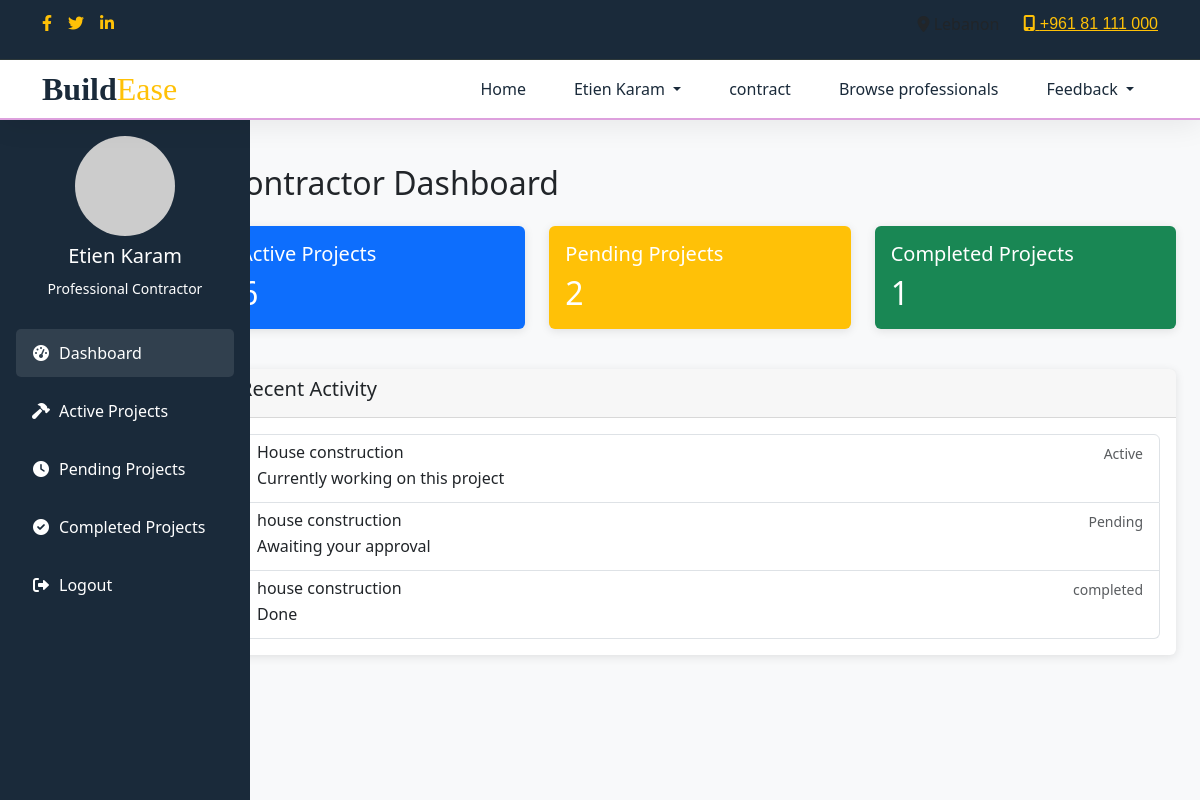
Page /contractorPage.php (signed in) on the committed database.
### tables this page shows
CREATE TABLE `contractor` (
  `id` int(11) NOT NULL,
  `fullName` varchar(40) NOT NULL,
  `email` varchar(200) NOT NULL,
  `password` varchar(100) NOT NULL,
  `phoneNumber` varchar(20) NOT NULL,
  `cvID` int(11) DEFAULT NULL,
  `addressID` int(11) DEFAULT NULL,
  `status` varchar(50) DEFAULT 'pending'
);

CREATE TABLE `project` (
  `projectID` int(11) NOT NULL,
  `name` varchar(40) NOT NULL,
  `budget` double NOT NULL,
  `exactCost` double NOT NULL,
  `estimatedDuration` varchar(40) NOT NULL,
  `exactDuration` varchar(40) NOT NULL,
  `startDate` date NOT NULL,
  `imageGenerated` varchar(300) DEFAULT NULL,
  `contractorID` int(11) DEFAULT NULL,
  `addressID` int(11) DEFAULT NULL,
  `status` varchar(20) NOT NULL DEFAULT 'pending' COMMENT 'Project status: pending, active, completed, rejected',
  `contractorPrice` decimal(10,2) DEFAULT NULL,
  `websiteCommission` decimal(10,2) DEFAULT NULL
);

### contractorPage.php (the view, shortened to what this page needs)
<?php
include 'conx.php';
$contractor_id = $_SESSION['contractor_identity']['id'];
$contractor_sql = "SELECT c.*, a.street, a.city, a.state, a.postalCode
                   FROM contractor c
                   LEFT JOIN address a ON c.addressID = a.addressID
                   WHERE c.id = ?";
$stmt = $conn->prepare($contractor_sql);
$stmt->bind_param("i", $contractor_id);
$stmt->execute();
$contractor = $stmt->get_result()->fetch_assoc();
$projects_sql = "SELECT p.projectID, p.name, p.status, p.startDate, p.exactDuration,
                        h.fullName as homeownerName, h.phoneNumber as homeownerPhone,
                        a.street, a.city, a.state, a.postalCode
                 FROM project p
                 JOIN creates c ON p.projectID = c.projectID
                 JOIN homeowner h ON c.homeOwnerID = h.id
                 JOIN address a ON p.addressID = a.addressID
                 WHERE p.contractorID = ?";
$stmt = $conn->prepare($projects_sql);
$stmt->bind_param("i", $contractor_id);
$stmt->execute();
$projects_result = $stmt->get_result();
$active_projects = [];
$completed_projects = [];
$pending_projects = [];
while ($project = $projects_result->fetch_assoc()) {
    switch ($project['status']) {
        case 'active':
            $active_projects[] = $project;
            break;
        case 'completed':
            $completed_projects[] = $project;
            break;
        case 'pending':
        default:
            $pending_projects[] = $project;
    }
}
?>
<!DOCTYPE html>
<html lang="en">
<head>
    <link href="https://cdn.jsdelivr.net/npm/bootstrap@5.3.0/dist/css/bootstrap.min.css" rel="stylesheet">
    <link href="https://cdnjs.cloudflare.com/ajax/libs/font-awesome/6.0.0/css/all.min.css" rel="stylesheet">
</head>
<body>
    <div class="header-top">
        <div class="container">
            <div class="row align-items-center">
                <div class="col-md-6">
                    <div class="d-flex gap-3">
                        <a href="#"><i class="fab fa-facebook-f"></i></a>
                        <a href="#"><i class="fab fa-twitter"></i></a>
                        <a href="#"><i class="fab fa-linkedin-in"></i></a>
                    </div>
                </div>
                <div class="col-md-6 text-end">
                    <div class="d-flex gap-4 justify-content-end">
                        <span><i class="fas fa-map-marker-alt"></i> Lebanon</span>
                        <a href="#"><i class="fas fa-mobile-alt"></i> +961 81 111 000</a>
                    </div>
                </div>
            </div>
        </div>
    </div>
    <nav class="navbar navbar-expand-lg main-navbar">
        <div class="container">
            <a class="navbar-brand" href="index.php">
                <span class="logo">Build<span>Ease</span></span>
            </a>
            <div class="collapse navbar-collapse" id="mainNav">
                <ul class="navbar-nav ms-auto">
                    <li class="nav-item">
                        <a class="nav-link" href="index.php">Home</a>
                    </li>
                    <li class="nav-item dropdown">
                        <a class="nav-link dropdown-toggle" href="#" role="button" data-bs-toggle="dropdown">
                            <?php echo htmlspecialchars($_SESSION['contractor_identity']['fullName'] ?? 'Profile'); ?>
                        </a>
                    </li>
                  <li class="nav-item active"><a class="nav-link" href="contractDetails.php">contract</a></li>
<li class="nav-item active"><a class="nav-link" href="CbrowseProfessionals.php">Browse professionals</a></li>
 <li class="nav-item dropdown">
          <a class="nav-link dropdown-toggle" href="#" id="feedbackDropdown" role="button" data-bs-toggle="dropdown" aria-expanded="false">
            Feedback
          </a>
        </li>
            </div>
        </div>
    </nav>
    <div class="container-fluid">
        <div class="row">
            <div class="col-md-3 col-lg-2 d-md-block sidebar p-0">
                <div class="d-flex flex-column p-3">
                    <div class="text-center mb-4">
                        <img src="https://ui-avatars.com/api/?name=<?= urlencode($contractor['fullName']) ?>&background=random"
                             class="rounded-circle profile-img mb-2">
                        <h5><?= htmlspecialchars($contractor['fullName']) ?></h5>
                        <small>Professional Contractor</small>
                    </div>
                    <ul class="nav nav-pills flex-column">
                        <li class="nav-item">
                            <a href="#dashboard" class="nav-link active" data-bs-toggle="tab">
                                <i class="fas fa-tachometer-alt me-2"></i> Dashboard
                            </a>
                        </li>
                        <li class="nav-item">
                            <a href="#active" class="nav-link" data-bs-toggle="tab">
                                <i class="fas fa-hammer me-2"></i> Active Projects
                            </a>
                        </li>
                        <li class="nav-item">
                            <a href="#pending" class="nav-link" data-bs-toggle="tab">
                                <i class="fas fa-clock me-2"></i> Pending Projects
                            </a>
                        </li>
                        <li class="nav-item">
                            <a href="#completed" class="nav-link" data-bs-toggle="tab">
                                <i class="fas fa-check-circle me-2"></i> Completed Projects
                            </a>
                        </li>
                        <li class="nav-item">
                            <a href="logOut.php" class="nav-link">
                                <i class="fas fa-sign-out-alt me-2"></i> Logout
                            </a>
                        </li>
                    </ul>
                </div>
            </div>
            <main class="col-md-9 ms-sm-auto col-lg-10 px-md-4 py-4">
                <div class="tab-content">
                    <div class="tab-pane fade show active" id="dashboard">
                        <h2 class="mb-4">Contractor Dashboard</h2>
                        <div class="row mb-4">
                            <div class="col-md-4">
                                <div class="card text-white bg-primary mb-3">
                                    <div class="card-body">
                                        <h5 class="card-title">Active Projects</h5>
                                        <h2 class="card-text"><?= count($active_projects) ?></h2>
                                    </div>
                                </div>
                            </div>
                            <div class="col-md-4">
                                <div class="card text-white bg-warning mb-3">
                                    <div class="card-body">
                                        <h5 class="card-title">Pending Projects</h5>
                                        <h2 class="card-text"><?= count($pending_projects) ?></h2>
                                    </div>
                                </div>
                            </div>
                            <div class="col-md-4">
                                <div class="card text-white bg-success mb-3">
                                    <div class="card-body">
                                        <h5 class="card-title">Completed Projects</h5>
                                        <h2 class="card-text"><?= count($completed_projects) ?></h2>
                                    </div>
                                </div>
                            </div>
                        </div>
                        <div class="card">
                            <div class="card-header">
                                <h5>Recent Activity</h5>
                            </div>
                            <div class="card-body">
                                <div class="list-group">
                                    <?php if (!empty($active_projects)): ?>
                                        <a href="#" class="list-group-item list-group-item-action">
                                            <div class="d-flex w-100 justify-content-between">
                                                <h6 class="mb-1"><?= htmlspecialchars($active_projects[0]['name']) ?></h6>
                                                <small class="text-muted">Active</small>
                                            </div>
                                            <p class="mb-1">Currently working on this project</p>
                                        </a>
                                    <?php endif; ?>
                                    <?php if (!empty($pending_projects)): ?>
                                        <a href="#" class="list-group-item list-group-item-action">
                                            <div class="d-flex w-100 justify-content-between">
                                                <h6 class="mb-1"><?= htmlspecialchars($pending_projects[0]['name']) ?></h6>
                                                <small class="text-muted">Pending</small>
                                            </div>
                                            <p class="mb-1">Awaiting your approval</p>
                                        </a>
                                    <?php endif; ?>
                                    <?php if (!empty($completed_projects)): ?>
                                        <a href="#" class="list-group-item list-group-item-action">
                                            <div class="d-flex w-100 justify-content-between">
                                                <h6 class="mb-1"><?= htmlspecialchars($completed_projects[0]['name']) ?></h6>
                                                <small class="text-muted">completed</small>
                                            </div>
                                            <p class="mb-1">Done</p>
                                        </a>
                                    <?php endif; ?>
                                </div>
                            </div>
                        </div>
                    </div>
                </div>
            </main>
        </div>
    </div>
</body>
</html>

### contractorPage.php (style rules this page uses)
:root { --primary: #1A2A3A; --secondary: #f8f9fa; --yellow-main: #FFC107; --header-height: 120px; --sidebar-width: 250px; }
body { font-family: 'Segoe UI', Tahoma, Geneva, Verdana, sans-serif; background-color: var(--secondary); padding-top: var(--header-height); margin: 0; }
.header-top { background: var(--primary); padding: 12px 0; border-bottom: 1px solid rgba(212, 175, 55, 0.1); position: fixed; top: 0; left: 0; right: 0; z-index: 1030; height: 60px; }
.header-top a { color: var(--yellow-main); font-family: 'Poppins', sans-serif; transition: color 0.3s ease; }
.main-navbar { background: #fff; box-shadow: 0 4px 30px rgba(0, 0, 0, 0.08); border-bottom: 2px solid plum; position: fixed; top: 60px; left: 0; right: 0; z-index: 1020; height: 60px; }
.navbar-brand .logo { font-family: 'Playfair Display', serif; font-size: 2rem; font-weight: 700; color: var(--primary); }
.logo span { color: var(--yellow-main); font-weight: 400; }
.nav-link { color: var(--primary) !important; font-weight: 500; padding: 0.5rem 1.5rem !important; transition: all 0.3s ease; }
.nav-link:hover, .nav-link.active { color: var(--yellow-main) !important; }
.sidebar { background-color: var(--primary); color: white; min-height: calc(100vh - var(--header-height)); width: var(--sidebar-width); position: fixed; left: 0; top: var(--header-height); bottom: 0; overflow-y: auto; z-index: 1010; transition: all 0.3s; }
.profile-img { width: 100px; height: 100px; object-fit: cover; margin-bottom: 15px; }
.sidebar .nav-pills { flex-direction: column; }
.sidebar .nav-link { color: white !important; border-radius: 5px; margin: 5px 0; padding: 12px 15px !important; display: flex; align-items: center; transition: all 0.2s; }
.sidebar .nav-link i { margin-right: 10px; width: 20px; text-align: center; }
.sidebar .nav-link:hover, .sidebar .nav-link.active { background-color: rgba(255,255,255,0.1); }
main { margin-left: var(--sidebar-width); padding: 20px; margin-top: 60px; }
.tab-content { padding: 20px 0; }
.card { margin-bottom: 20px; border: none; box-shadow: 0 2px 10px rgba(0,0,0,0.1); }
.card-header { background-color: rgba(0,0,0,0.03); border-bottom: 1px solid rgba(0,0,0,0.125); }

### rows in the picture
contractor: fullName "Etien Karam"
project: name "House construction"
project: name "house construction"
project: name "house construction"

### other values in the picture
$_SESSION['contractor_identity']['fullName'] "Etien Karam"
count($pending_projects) "2"
count($completed_projects) "1"
